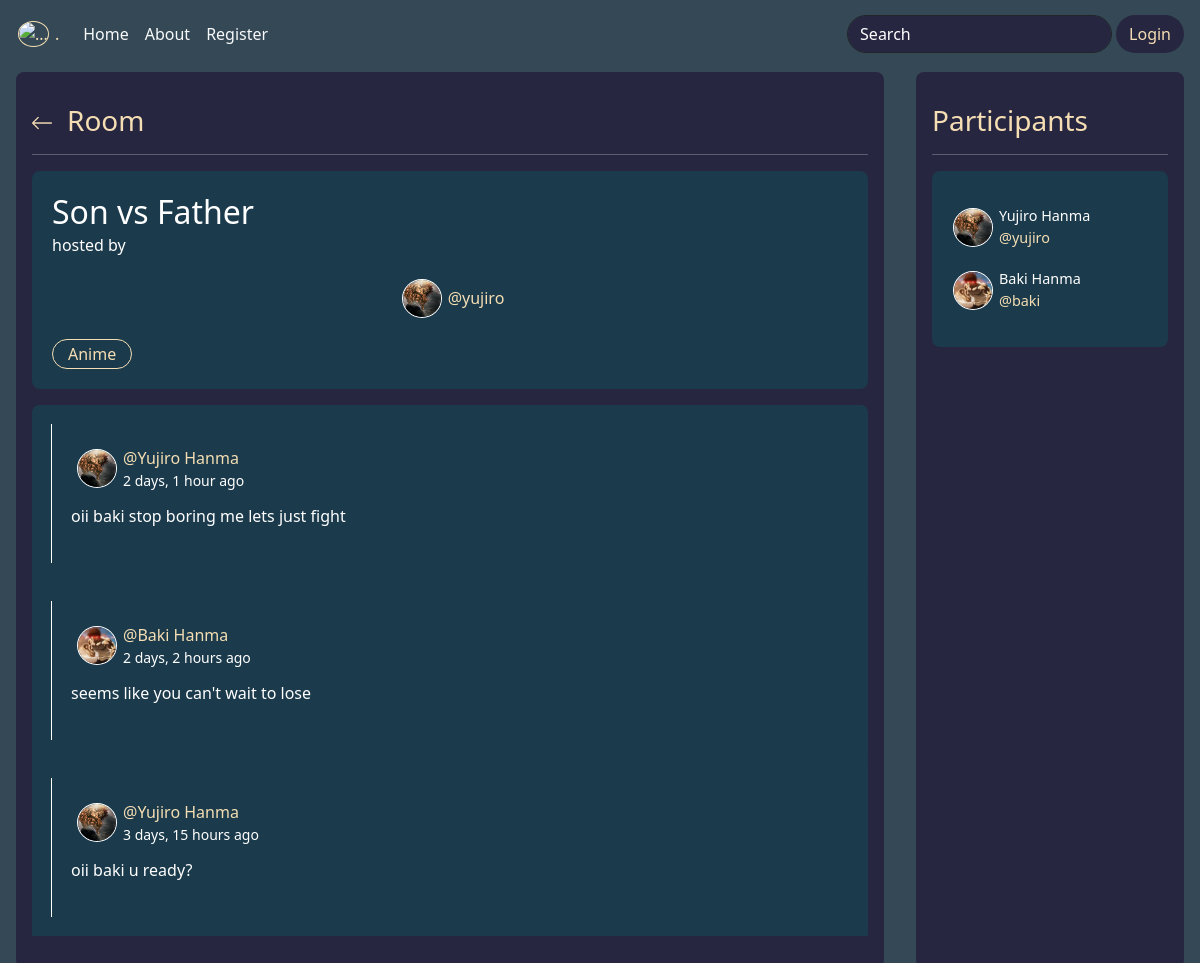
Page /room/2/ on the committed database.
### base/models.py (models this page shows, shortened)
class Room(models.Model):
    host = models.ForeignKey(User, on_delete=models.SET_NULL, null=True)
    topic = models.ForeignKey(Topic, on_delete=models.SET_NULL, null=True)
    name = models.CharField(max_length=200, null=True)
    description = models.TextField(null=True, blank=True)
    participants = models.ManyToManyField(User, related_name='participants', blank=True)
    updated = models.DateTimeField(auto_now=True)
    created = models.DateTimeField(auto_now_add=True)
    class Meta:
        ordering = ['-updated', '-created']

class User(AbstractUser):
    name = models.CharField(max_length=200, null=True)
    email = models.EmailField(unique=True,null=True)
    bio = models.TextField(null=True)
    avatar = models.ImageField(null=True, default="people.png")
    USERNAME_FIELD = 'email'
    REQUIRED_FIELDS = []

class Topic(models.Model):
    name = models.CharField(max_length=200)
    def __str__(self):
        return self.name

class Message(models.Model):
    user = models.ForeignKey(User, on_delete=models.CASCADE)
    room = models.ForeignKey(Room, on_delete=models.CASCADE)
    body = models.TextField()
    updated = models.DateTimeField(auto_now=True)
    created = models.DateTimeField(auto_now_add=True)
    class Meta:
        ordering = ['-updated', '-created']

### base/views.py (the view, shortened to what this page needs)
# urls.py: path('room/<str:pk>/', views.room, name="room"),
def room(request, pk):
    user = request.user
    room = Room.objects.get(id=pk)
    messages = room.message_set.all()
    topics = Topic.objects.all()
    participants = room.participants.all()
    context = {'room':room, 'messages':messages, 'participants':participants, 'topics':topics, 'users': user}
    return render(request, 'base/room.html', context)

### base/templates/base/room.html (shortened to what this page needs)
{% extends 'main.html' %}
{% load static %}
{% block content %}
<div class="room-container mb-4" id="room">
    <div class="room-core mx-3">
        <div class="room p-3">
            <div class="my-3">
                <div class="room-header d-flex justify-content-between">
                    <div class="header-1 d-flex">
                        <a href="{% url 'home' %}"><img src="{% static 'images/left-arrow.png' %}" alt=""></a>
                        <h3>Room</h3>
                    </div>
                </div>
                <hr>
                <div class="room-user-content">
                    <div class="room-details">
                        <h2>{{room.name}}</h2>
                        <p class="">hosted by</p>
                        <div class="d-flex user-content justify-content-flext-start">
                            <div class="user-image b-dark border-dark">
                                <img src="{{room.host.avatar.url}}" alt="">
                            </div>
                            <a href="{% url 'user' room.host.id %}">@{{room.host.username}}</a>
                        </div>
                        <p class="room-topic">{{room.topic}}</p>
                    </div>
                    <div class="comment mt-3">
                        <div class="room-comments">
                            {% for message in messages %}
                            <div class="comment-line">
                                <div class="comments">
                                    <div class="user-image user-message d-flex">
                                        <img src="{{message.user.avatar.url}}" alt="">
                                        <div>
                                            <a href="{% url 'user' message.user.id %}">@{{ message.user.name }}</a>
                                            <small> {{ message.created|timesince }} ago</small>
                                        </div>
                                    </div>
                                    <div class="user-comment">
                                        <p>{{message.body}}</p>
                                    </div>
                                </div>
                            </div>
                            {% endfor %}
                        </div>
                    </div>
                </div>
            </div>
        </div>
    </div>
    <div class="participants mx-3" id="participants">
        <div class="p-3">
            <div class="my-3">
                <div class="participants-header">
                    <h3>Participants</h3>
                </div>
                <hr>
                <div class="participants-content">
                    <div class="my-3">
                        {% for user in participants %}
                        <div class="d-flex participants-detail">
                            <img src="{{user.avatar.url}}" alt="">
                            <div class="activity-content">
                                <p class="message-2 m-0 "><span class="m-0">{{user.name}}</span> </p>
                                <p class="message-1 m-0">@<a href="{% url 'user' user.id %}">{{ user.username }}</a></p>
                            </div>
                        </div>
                        {% endfor %}
                    </div>
                </div>
            </div>
        </div>
    </div>
</div>
{% endblock %}

### templates/main.html (shortened to what this page needs)
<!DOCTYPE html>
<html lang="en">
<head>
    <link rel="stylesheet" href="https://cdn.jsdelivr.net/npm/bootstrap@5.3.3/dist/css/bootstrap.min.css
    ">
</head>
<body class="">
    {% include 'Navbar.html' %}
    {% block content %}
    {% endblock %}
</body>
</html>

### templates/Navbar.html (shortened to what this page needs)
{% load static %}
<nav class="navbar navbar-expand-lg mb-1 text-light">
    <div class="container-fluid text-light">
        <div class="user-content">
            <a class="navbar-brand user-image" href="{% url 'user' request.user.id %}"> <img
                    src="{{request.user.avatar.url}}" alt="..."> </a>
            <a class="navbar-brand" href="{% url 'user' request.user.id %}">{{request.user.username}}.</a>
        </div>
        <div class="collapse navbar-collapse justify-content-between" id="navbarNav">
            <div>
                <ul class="navbar-nav">
                    <li class="nav-item">
                        <a class="nav-link active text-light" aria-current="page" href="{% url 'home' %}">Home</a>
                    </li>
                    <li class="nav-item">
                        <a class="nav-link text-light" href="{% url 'about' %}">About</a>
                    </li>
                    <li class="nav-item">
                        <a class="nav-link text-light" href="{% url 'register' %}">Register</a>
                    </li>
                </ul>
            </div>
            <div class="nav-item d-flex">
                <form action="{% url 'home' %}" method="GET">
                    <input class="form-control search-bar me-2 rounded-pill border-dark" name="q" type="search"
                        placeholder="Search" aria-label="Search">
                </form>
                {% if request.user.is_authenticated %}
                <a class="btn bt-lg login-btn rounded-pill mx-1" role="button" href="{% url 'logout' %}">LogOut</a>
                {% else %}
                <a class="btn bt-lg login-btn rounded-pill mx-1" role="button" href="{% url 'login' %}">Login</a>
                {% endif %}
            </div>
        </div>
    </div>
</nav>

### templates/main.html (style rules this page uses)
body { background-color: #344955; }

### templates/Navbar.html (style rules this page uses)
.navbar { background: #344955; }
.navbar-brand { color: wheat; }
.search-bar::placeholder { color: white; }
.search-bar { background-color: #272640; color: white; outline: none; }
.login-btn { background-color: #272640; color: wheat; }
.user-content { align-items: center; justify-content: center; display: flex; }
.user-image { margin: 0; }
.user-image img { object-fit: cover; margin: 6px; width: 30px; height: 30px; border: 1px solid wheat; border-radius: 50%; }

### base/templates/base/room.html (style rules this page uses)
.room-container { display: grid; grid-template-columns: 3fr 1fr; border-radius: 8px; }
.room-header { align-items: center; }
.room-header img { width: 20px; height: 20px; }
.header-1 { align-items: center; }
.header-1 a { filter: invert(92%) sepia(6%) saturate(1804%) hue-rotate(336deg) brightness(102%) contrast(92%); border-radius: 5px; }
.header-1 h3 { color: wheat; margin: 0; margin-left: 15px; }
.room-details { padding: 20px; border-radius: 8px; background-color: #1b3a4b; }
.room-details h2 { margin: 2px 0px; }
.room-details .room-topic { margin-top: 15px; color: wheat; border: 1px solid; border-radius: 50px; width: fit-content; padding: 2px 15px; margin-bottom: 0px; }
.user-content { align-items: center; margin: 2px 0px; }
.user-content a { font-size: 1rem; text-decoration: none; color: wheat; }
.user-image { align-items: center; }
.user-image small { margin: 0; width: fit-content; display: block; }
.user-image img { object-fit: cover; margin-right: 6px; width: 40px; height: 39px; border: 1px solid; border-radius: 50%; }
.user-message a { color: wheat; text-decoration: none; }
.comment-line { background-color: #1b3a4b; padding: 19px; border-radius: 8px; }
.room-core { border-radius: 8px; background-color: #272640; color: white; }
.comments { border-left: 1px solid white; padding: 19px; }
.room-comments { border-radius: 8px 8px 0 0; background-color: #1b3a4b; }
.participants { background-color: #272640; color: white; border-radius: 8px; }
.participants-content { background-color: #1b3a4b; padding: 15px; border-radius: 8px; }
.participants-content a { color: teal; text-decoration: none; }
.activity-content a { color: wheat; text-decoration: none; }
.activity-content .message-1 { font-size: .9rem; color: wheat; }
.activity-content .message-2 { font-size: .9rem; }
.participants-content img { object-fit: cover; margin: 6px; width: 40px; height: 39px; border: 1px solid; border-radius: 50%; }
.participants-detail { margin: 12px 12px 12px 0px; align-items: center; }
.participants-header h3 { color: wheat; }
.user-comment { margin-top: 10px; }

### rows in the picture
Room: name "Son vs Father", host.avatar (picture), host.username "yujiro", topic "Anime"
Message: user.avatar (picture), user.name "Yujiro Hanma", created "2 days, 1 hour", body "oii baki stop boring me lets just fight"
Message: user.avatar (picture), user.name "Baki Hanma", created "2 days, 2 hours", body "seems like you can't wait to lose"
Message: user.avatar (picture), user.name "Yujiro Hanma", created "3 days, 15 hours", body "oii baki u ready?"
User: avatar (picture), name "Yujiro Hanma", username "yujiro"
User: avatar (picture), name "Baki Hanma", username "baki"
